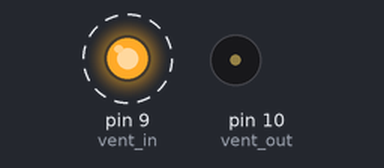
Simulated run of this sketch. Board: Arduino Uno, built with avr-gcc and run on an emulated ATmega328P. Parts: output pins drawn as LEDs (lit = HIGH), buzzer (waves = sounding). Dashed ring = blinking.

Above: at 0.2 s.
Timing chart, 0 to 3.0 s (numbered marks = the images above):
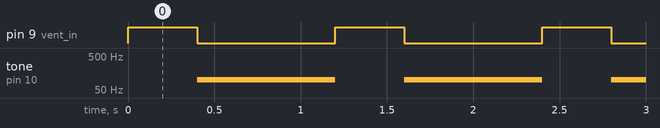

Measured:
- by itself, pin 9 (vent_in): alternates HIGH for 0.40 s and LOW for 0.80 s
- by itself, tone on pin 10 (vent_out): alternates 100 Hz for 0.80 s and silent for 0.40 s

The sketch:

test_combination4.ino
```cpp
int vent_in = 9;
int vent_out = 10;

void setup() {
  Serial.begin(9600);
  pinMode(vent_in, OUTPUT);
  pinMode(vent_out, OUTPUT);
}

void loop() {
  digitalWrite(vent_in, HIGH);
  delay(400);
  digitalWrite(vent_in, LOW);
  tone(vent_out, 100);
  delay(800);
  noTone(vent_out);
}
```
